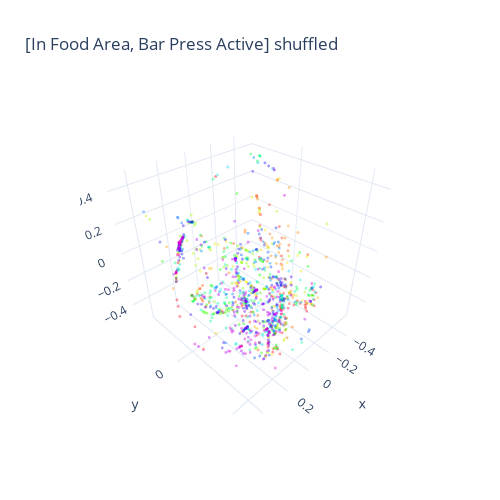

Write notebook code for a chart like this one.
### Code cell
# Visualized embedding
fig = cebra.integrations.plotly.plot_embedding_interactive(cebra_behavior_model_comb2_embedding_shuffled,
                                                           embedding_labels = y_train.iloc[:, 1],
                                                           title = "[In Food Area, Bar Press Active] shuffled",
                                                           cmap = "gist_rainbow")
fig.show()

### Figure 1 — Plotly figure (JSON) as saved in the notebook; plotly's stock layout.template omitted (floating-point values rounded to 4 significant figures; data arrays with more than 128 entries replaced by an {"elided": "..."} marker saying what was removed)
{"data": [{"marker": {"color": {"elided": "1398 float values"}, "colorscale": [[0, "rgb(255, 0, 40)"], [0.1, "rgb(255, 93, 0)"], [0.2, "rgb(255, 234, 0)"], [0.3, "rgb(140, 255, 0)"], [0.4, "rgb(0, 255, 0)"], [0.5, "rgb(0, 255, 139)"], [0.6, "rgb(0, 235, 255)"], [0.7, "rgb(0, 94, 255)"], [0.8, "rgb(41, 0, 255)"], [0.9, "rgb(182, 0, 255)"], [1, "rgb(255, 0, 191)"]], "opacity": 0.4, "size": 1}, "mode": "markers", "name": "0          0.485000\n3          3.547000\n6          6.583500\n7          7.596250\n8          8.607950\n           ...     \n1741    1763.326400\n1742    1764.336900\n1743    1765.350950\n1745    1767.373100\n1747    1769.412429\nName: Time, Length: 1398, dtype: float64", "type": "scatter3d", "x": {"elided": "1398 float values"}, "y": {"elided": "1398 float values"}, "z": {"elided": "1398 float values"}}], "layout": {"height": 500, "showlegend": false, "title": {"text": "[In Food Area, Bar Press Active] shuffled"}, "width": 500}}
